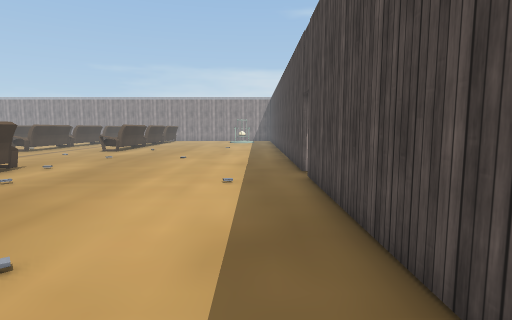
View 1 (above)

23 first-person views from a walk through a 3-D level made in the Unity game engine. The camera is 1.5 m above the floor, tilts 6° down and sees 80° across. Doors are open. The floor is counted in squares, 1 m on a side. Each view is taken from the middle of a square. On the plan, view 1 faces up. The plan holds only what a view shows up to about 15 squares ahead; the rest is blank. The place goes on beyond the plan. The player is left out. Some animated figures are not drawn. Some surface patterns are stand-ins.

View 2
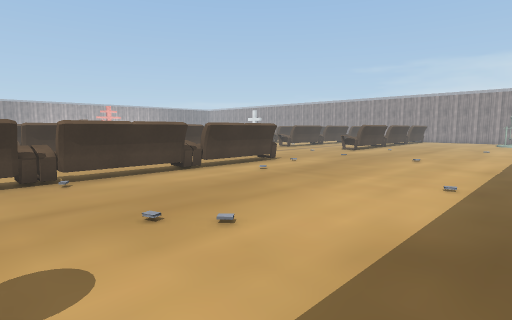

View 3
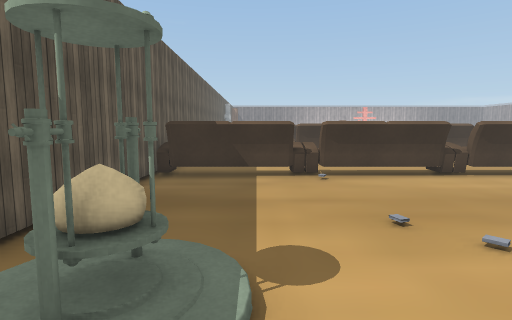

View 4
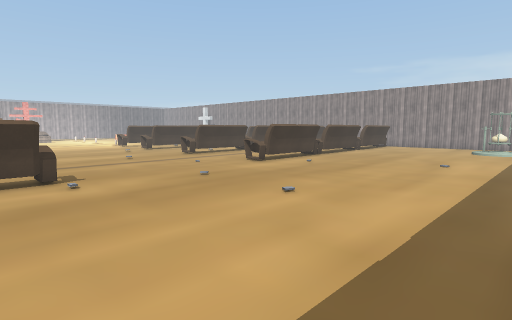

View 5
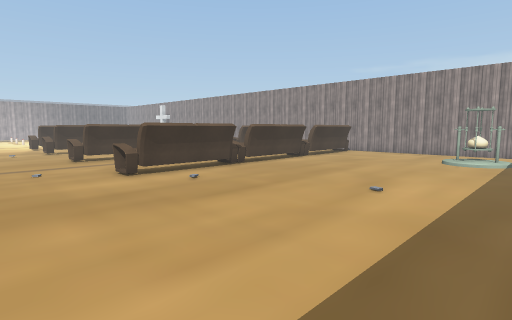

View 6
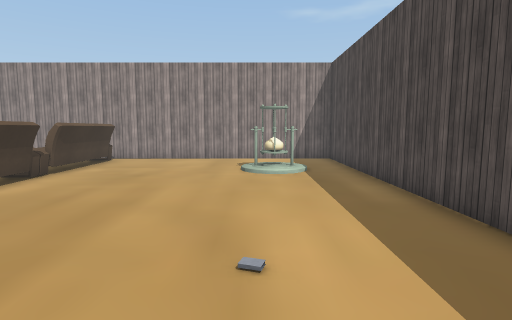

View 7
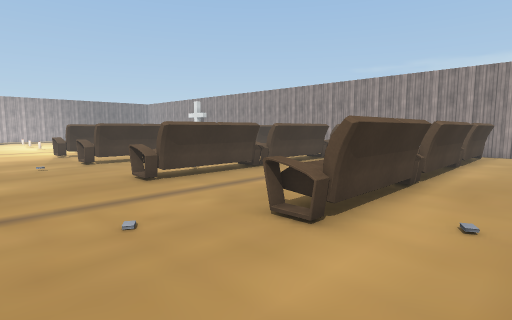

View 8
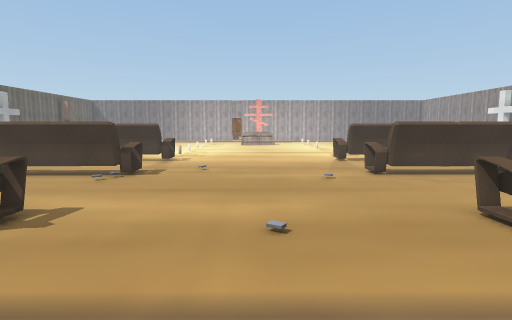

View 9
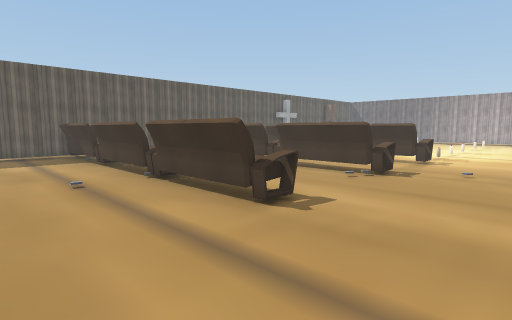

View 10
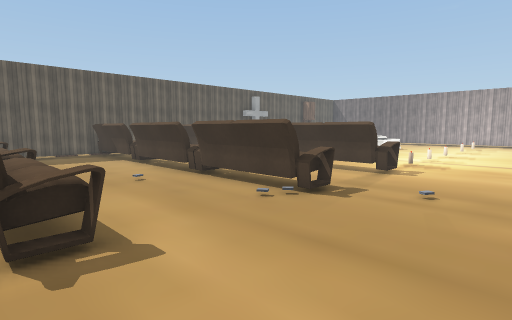

View 11
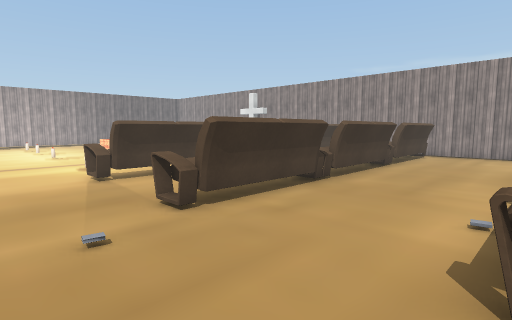

View 12
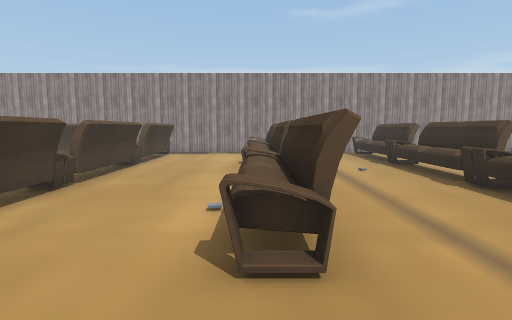

View 13
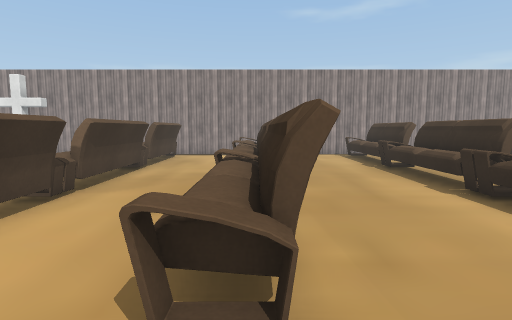

View 14
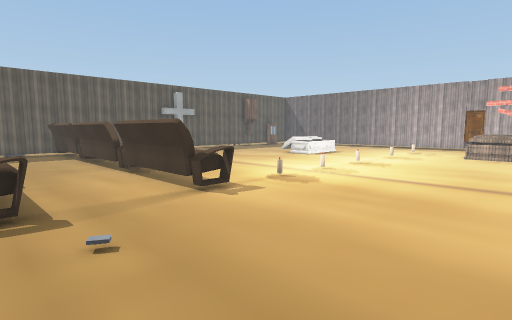

View 15
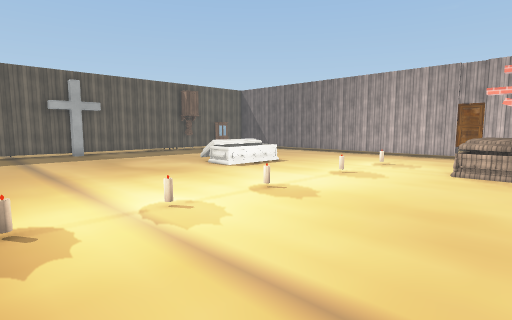

View 16
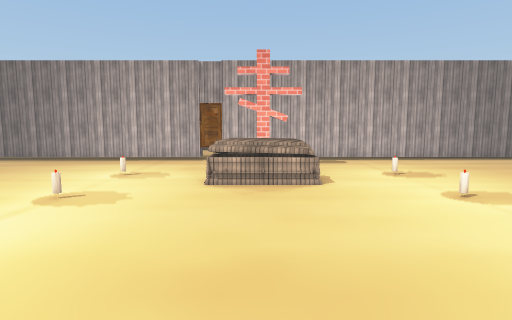

View 17
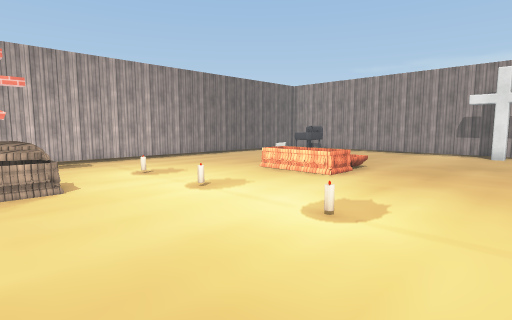

View 18
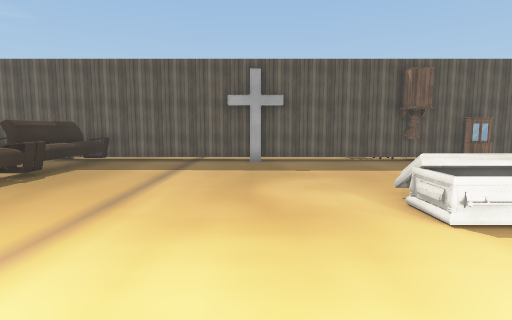

View 19
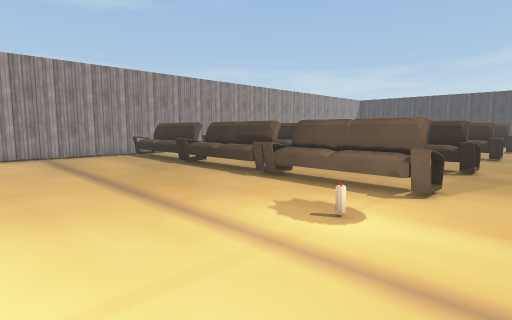

View 20
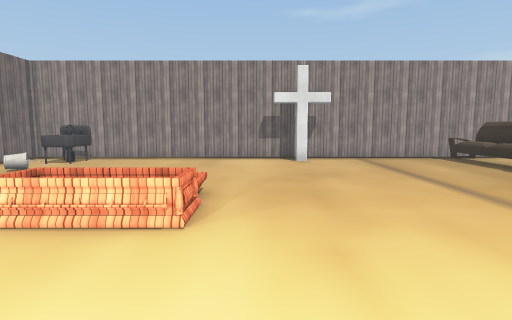

View 21
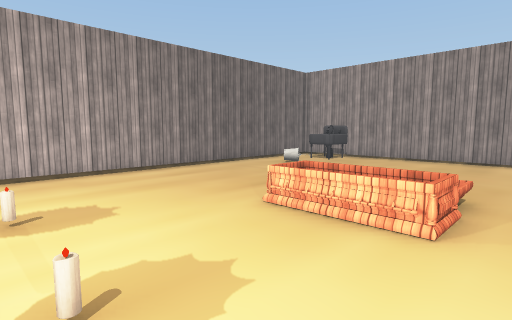

View 22
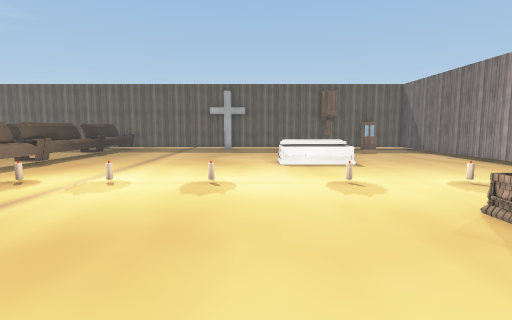

View 23
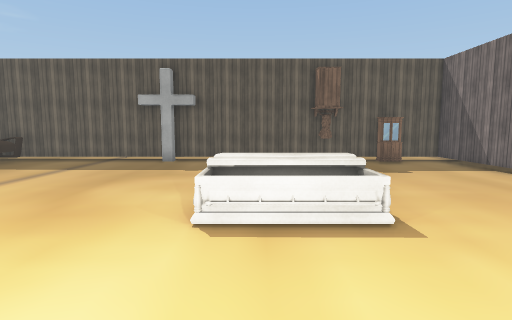

### Floor plan
Points are (right, up) in squares from view 1. A wall is a line through its corners. A room is listed if a view was taken in it or the views show most of it. See-through windows are left out.
Room 1 (views 1, 2, 3, 4, 5, 6, 7, 8, 9, 10, 11, 12, 13, 14, 15, 16, 17, 18, 19, 20, 21, 22, 23)
walls: (-23, 33.6) (-44.6, 33.6) (-44.6, 31.5); (-17, -3.3) (-15.5, -3.3); (-16.5, 33.6) (-18.8, 33.6); (-42, 15.6) (-42, 15); (-13, -3.3) (-2.8, -3.3); (-32.2, -2.8) (-31.8, -2.8); (-31.8, -3.3) (-25.5, -3.3); (-11.6, 33.6) (-12.6, 33.6); (-44.6, 12.4) (-44.6, 2.8); (1.5, 10) (1.5, 14.8); (1.5, 23) (1.5, 33.6) (-10.1, 33.6); (-44.6, 0.9) (-44.6, -3.3) (-32.2, -3.3); (1.5, 1.6) (1.5, 9.1); (-44.6, 29.9) (-44.6, 13.5)
ways out: open door at (2, 9.5)
objects: bucket (-43, 29); other object (-43, 32) to (-42, 33); other object (-42, -3); other object (-40, 11); coffin (-40, 14) to (-38, 17); candle (-40, 20); coffin (-38, 4) to (-35, 6); coffin (-38, 24); candle (-37, 11); candle (-37, 20); other object (-33, 11); candle (-30, 11); candle (-27, 11); other object (-25, -3) to (-24, 1); other object (-25, 2) to (-24, 6); other object (-25, 7) to (-24, 11); other object (-25, 19) to (-24, 23); other object (-25, 24) to (-24, 28); other object (-25, 29) to (-24, 33); other object (-21, -3) to (-19, 1); other object (-21, 7) to (-19, 11); other object (-21, 19) to (-19, 23); other object (-21, 24) to (-19, 28); other object (-21, 29) to (-19, 32); other object (-15, 2) to (-14, 6); other object (-15, 7) to (-14, 11); other object (-15, 19) to (-14, 23); other object (-15, 24) to (-14, 28); other object (-15, 29) to (-14, 32); other object (-14, -2) to (-14, 1); other object (-10, 2) to (-8, 6); other object (-10, 19) to (-8, 23); other object (-10, 24) to (-8, 28); other object (-10, 29) to (-8, 33); other object (-9, 7) to (-8, 11); clock (-2, -2) to (-1, -1); clock (-2, 30) to (-1, 30)

Positions as (right, up) in squares from view 1, and headings:
1: (0, 0), facing up
2: (1, 0), facing up-left
3: (1, 0), facing left
4: (1, 9), facing up-left
5: (1, 15), facing up-left
6: (-2, 19), facing up
7: (-6, 15), facing up-left
8: (-10, 15), facing left
9: (-10, 15), facing down-left
10: (-14, 15), facing down-left
11: (-15, 16), facing up-left
12: (-15, 16), facing up
13: (-20, 17), facing up
14: (-20, 17), facing down-left
15: (-27, 16), facing down-left
16: (-30, 15), facing left
17: (-30, 15), facing up-left
18: (-32, 11), facing down
19: (-32, 17), facing up-right
20: (-34, 19), facing up
21: (-34, 19), facing up-left
22: (-34, 19), facing down
23: (-36, 11), facing down
